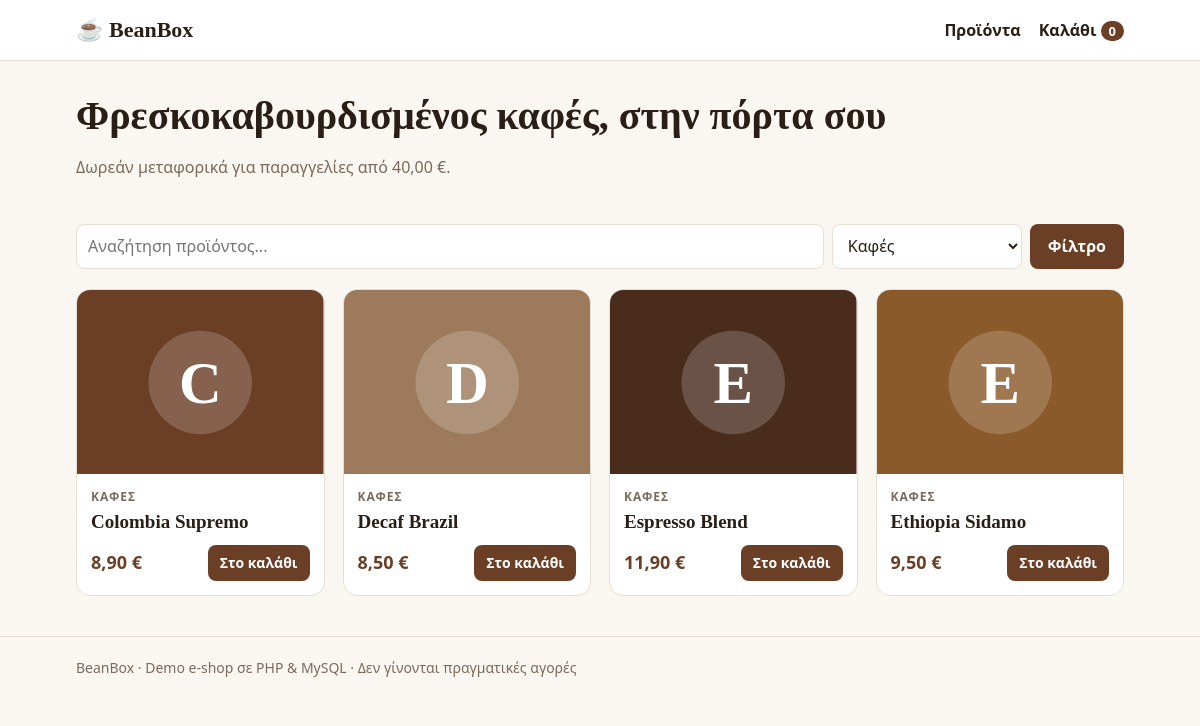
/index.php?cat=Καφές, run on the app's committed database.
### tables this page shows
CREATE TABLE IF NOT EXISTS products (
    id          INT AUTO_INCREMENT PRIMARY KEY,
    name        VARCHAR(120)  NOT NULL,
    category    VARCHAR(60)   NOT NULL,
    description TEXT          NOT NULL,
    price       DECIMAL(10,2) NOT NULL,
    stock       INT           NOT NULL DEFAULT 0,
    color       VARCHAR(7)    NOT NULL DEFAULT '#6b4f3a',
    created_at  TIMESTAMP     NOT NULL DEFAULT CURRENT_TIMESTAMP
);

### index.php (the view, shortened to what this page needs)
<?php
require __DIR__ . '/includes/bootstrap.php';
$q   = trim($_GET['q'] ?? '');
$cat = trim($_GET['cat'] ?? '');
$sql = 'SELECT * FROM products WHERE 1=1';
$params = [];
if ($cat !== '') {
    $sql .= ' AND category = ?';
    $params[] = $cat;
}
$sql .= ' ORDER BY category, name';
$stmt = db()->prepare($sql);
$stmt->execute($params);
$products = $stmt->fetchAll();
$categories = db()->query('SELECT DISTINCT category FROM products ORDER BY category')->fetchAll(PDO::FETCH_COLUMN);
require __DIR__ . '/includes/header.php';
?>
<section class="hero">
  <h1>Φρεσκοκαβουρδισμένος καφές, στην πόρτα σου</h1>
  <p>Δωρεάν μεταφορικά για παραγγελίες από <?= money(FREE_SHIPPING_FROM) ?>.</p>
</section>
<form class="filters" method="get">
  <input type="search" name="q" value="<?= e($q) ?>" placeholder="Αναζήτηση προϊόντος...">
  <select name="cat">
    <?php foreach ($categories as $c): ?>
      <option value="<?= e($c) ?>" <?= $c === $cat ? 'selected' : '' ?>><?= e($c) ?></option>
    <?php endforeach; ?>
  </select>
  <button class="btn">Φίλτρο</button>
</form>
<?php if (!$products): ?>
  <p class="empty">Δεν βρέθηκαν προϊόντα.</p>
<?php else: ?>
<div class="grid">
  <?php foreach ($products as $p): ?>
    <article class="card">
      <a href="product.php?id=<?= (int) $p['id'] ?>" class="img"><?= product_image($p) ?></a>
      <div class="body">
        <span class="cat"><?= e($p['category']) ?></span>
        <h2><a href="product.php?id=<?= (int) $p['id'] ?>"><?= e($p['name']) ?></a></h2>
        <div class="row">
          <strong class="price"><?= money((float) $p['price']) ?></strong>
          <?php if ($p['stock'] > 0): ?>
            <form method="post" action="cart.php">
              <button class="btn small">Στο καλάθι</button>
            </form>
          <?php else: ?>
            <span class="out">Εξαντλήθηκε</span>
          <?php endif; ?>
        </div>
      </div>
    </article>
  <?php endforeach; ?>
</div>
<?php endif; ?>
<?php require __DIR__ . '/includes/footer.php'; ?>

### includes/bootstrap.php (shortened to what this page needs)
<?php
function db(): PDO
{
    static $pdo = null;
    if ($pdo === null) {
        $dsn = getenv('DB_DSN') ?: 'mysql:host=' . DB_HOST . ';dbname=' . DB_NAME . ';charset=utf8mb4';
        $pdo = new PDO($dsn, DB_USER, DB_PASS, [
            PDO::ATTR_ERRMODE            => PDO::ERRMODE_EXCEPTION,
            PDO::ATTR_DEFAULT_FETCH_MODE => PDO::FETCH_ASSOC,
        ]);
    }
    return $pdo;
}
function e(?string $value): string
{
    return htmlspecialchars((string) $value, ENT_QUOTES, 'UTF-8');
}
function money(float $amount): string
{
    return number_format($amount, 2, ',', '.') . ' €';
}
function product_image(array $p): string
{
    $letter = e(mb_substr($p['name'], 0, 1));
    $color = e($p['color'] ?: '#6b4f3a');
    return '<svg viewBox="0 0 200 150" role="img" aria-label="' . e($p['name']) . '">'
        . '<rect width="200" height="150" fill="' . $color . '"/>'
        . '<circle cx="100" cy="75" r="42" fill="rgba(255,255,255,.18)"/>'
        . '<text x="100" y="92" text-anchor="middle" font-size="48" font-weight="700" fill="#fff" font-family="Georgia,serif">' . $letter . '</text>'
        . '</svg>';
}

### assets/style.css (style rules this page uses)
:root { --bg: #faf7f2; --surface: #fff; --ink: #2a1f17; --muted: #7a6a5c; --line: #e8dfd3; --accent: #6b3e26; --accent-ink: #fff; --danger: #b3261e; --ok: #2e7d32; }
* { box-sizing: border-box; }
body { margin: 0; background: var(--bg); color: var(--ink); font: 16px/1.55 system-ui, "Segoe UI", sans-serif; }
a { color: var(--accent); }
h1, h2 { font-family: Georgia, serif; line-height: 1.15; }
.hero { padding: 32px 0 8px; }
.hero h1 { font-size: clamp(26px, 4vw, 40px); margin: 0 0 6px; }
.hero p, .muted { color: var(--muted); }
.filters { display: flex; flex-wrap: wrap; gap: 8px; margin: 20px 0; }
.filters input { flex: 1 1 220px; }
input, select, textarea { font: inherit; padding: 9px 11px; border: 1px solid var(--line); border-radius: 8px; background: var(--surface); color: var(--ink); }
.btn { display: inline-block; border: 0; border-radius: 8px; padding: 10px 18px; background: var(--accent); color: var(--accent-ink); font: inherit; font-weight: 700; cursor: pointer; text-decoration: none; }
.btn.small { padding: 7px 12px; font-size: 14px; }
.grid { display: grid; grid-template-columns: repeat(auto-fill, minmax(230px, 1fr)); gap: 18px; margin-bottom: 40px; }
.card { background: var(--surface); border: 1px solid var(--line); border-radius: 14px; overflow: hidden; display: flex; flex-direction: column; }
.card .img svg, .detail .img svg { display: block; width: 100%; height: auto; }
.card .body { padding: 14px; display: flex; flex-direction: column; gap: 4px; flex: 1; }
.card h2 { font-size: 19px; margin: 0; }
.card h2 a { color: var(--ink); text-decoration: none; }
.card .row { margin-top: auto; display: flex; justify-content: space-between; align-items: center; gap: 8px; padding-top: 8px; }
.cat { font-size: 12px; text-transform: uppercase; letter-spacing: .08em; color: var(--muted); font-weight: 700; }
.price { color: var(--accent); font-size: 18px; }

### data on the page
products: name "C", category "ΚΑΦΈΣ", name "Colombia Supremo", price "8,90 €"
products: name "D", category "ΚΑΦΈΣ", name "Decaf Brazil", price "8,50 €"
products: name "E", category "ΚΑΦΈΣ", name "Espresso Blend", price "11,90 €"
products: name "E", category "ΚΑΦΈΣ", name "Ethiopia Sidamo", price "9,50 €"

### other printed values
cart_count() "0"
money(FREE_SHIPPING_FROM) "40,00 €"
form field cat "Καφές"
